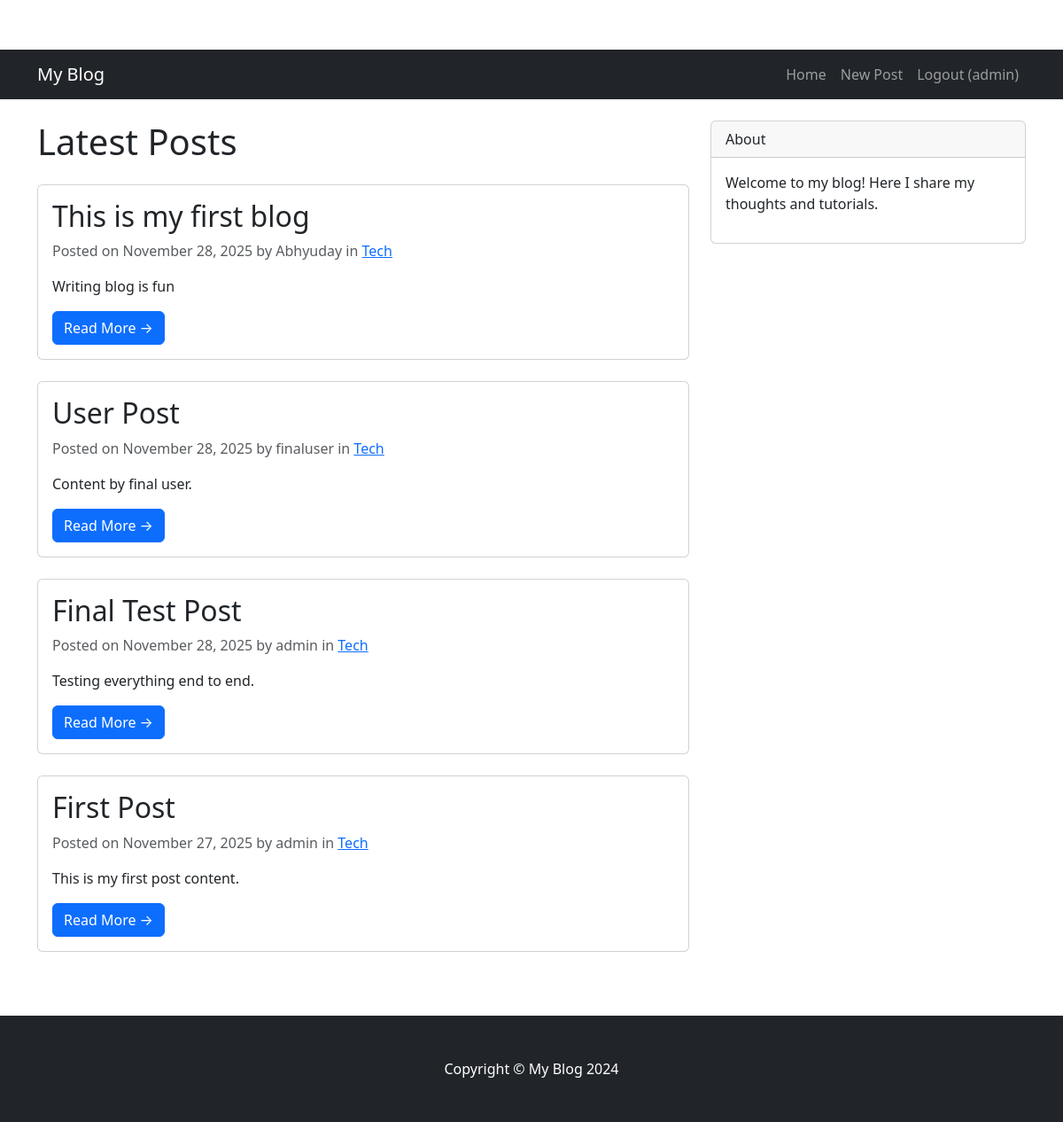
The app's page / (signed in) with its own data.
### blog/models.py (models this page shows, shortened)
class Post(models.Model):
    title = models.CharField(max_length=200)
    slug = models.SlugField(unique=True, blank=True)
    content = models.TextField()
    author = models.ForeignKey(User, on_delete=models.CASCADE)
    category = models.ForeignKey(Category, on_delete=models.SET_NULL, null=True, blank=True)
    image = models.ImageField(upload_to='posts/', blank=True, null=True)
    created_at = models.DateTimeField(auto_now_add=True)
    updated_at = models.DateTimeField(auto_now=True)

class Category(models.Model):
    name = models.CharField(max_length=100)
    slug = models.SlugField(unique=True, blank=True)
    class Meta:
        verbose_name_plural = "Categories"

### blog/views.py (the view)
# urls.py: path('', views.PostListView.as_view(), name='home'),
class PostListView(generic.ListView):
    queryset = Post.objects.order_by('-created_at')
    template_name = 'blog/post_list.html'
    context_object_name = 'posts'

### templates/blog/post_list.html (shortened to what this page needs)
{% extends 'base.html' %}
{% block content %}
<h1 class="mb-4">Latest Posts</h1>
{% for post in posts %}
<div class="card mb-4">
    <div class="card-body">
        <h2 class="card-title">{{ post.title }}</h2>
        <p class="card-text text-muted">
            Posted on {{ post.created_at|date:"F d, Y" }} by {{ post.author }}
            {% if post.category %}
            in <a href="{% url 'category_list' post.category.slug %}">{{ post.category.name }}</a>
            {% endif %}
        </p>
        <p class="card-text">{{ post.content|truncatewords:30 }}</p>
        <a href="{% url 'post_detail' post.slug %}" class="btn btn-primary">Read More &rarr;</a>
    </div>
</div>
{% empty %}
<p>No posts found.</p>
{% endfor %}
{% endblock %}

### templates/base.html (shortened to what this page needs)
{% load static %}
<!DOCTYPE html>
<html lang="en">
<head>
    <link rel="stylesheet" href="https://cdn.jsdelivr.net/npm/bootstrap@5.3.0/dist/css/bootstrap.min.css">
    <link rel="stylesheet" href="{% static 'css/style.css' %}">
</head>
<body>
    <nav class="navbar navbar-expand-lg navbar-dark bg-dark mb-4">
        <div class="container">
            <a class="navbar-brand" href="{% url 'home' %}">My Blog</a>
            <div class="collapse navbar-collapse" id="navbarNav">
                <ul class="navbar-nav ms-auto">
                    <li class="nav-item">
                        <a class="nav-link" href="{% url 'home' %}">Home</a>
                    </li>
                    {% if user.is_authenticated %}
                    <li class="nav-item">
                        <a class="nav-link" href="{% url 'post_create' %}">New Post</a>
                    </li>
                    <li class="nav-item">
                        <form method="post" action="{% url 'logout' %}" class="d-inline">
                            <button type="submit" class="nav-link btn btn-link" style="text-decoration: none;">Logout
                                ({{ user.username }})</button>
                        </form>
                    </li>
                    {% endif %}
                </ul>
            </div>
        </div>
    </nav>
    <div class="container">
        <div class="row">
            <div class="col-md-8">
                {% block content %}
                {% endblock %}
            </div>
            <div class="col-md-4">
                <div class="card mb-4">
                    <div class="card-header">About</div>
                    <div class="card-body">
                        <p>Welcome to my blog! Here I share my thoughts and tutorials.</p>
                    </div>
                </div>
            </div>
        </div>
    </div>
    <footer class="py-5 bg-dark mt-5">
        <div class="container">
            <p class="m-0 text-center text-white">Copyright &copy; My Blog 2024</p>
        </div>
    </footer>
</body>
</html>

### static/css/style.css (style rules this page uses)
body { padding-top: 56px; }
footer { background-color: #343a40; color: white; }

### records on screen
Post: title "This is my first blog", created_at "November 28, 2025", author "Abhyuday", category.name "Tech", content "Writing blog is fun"
Post: title "User Post", created_at "November 28, 2025", author "finaluser", category.name "Tech", content "Content by final user."
Post: title "Final Test Post", created_at "November 28, 2025", author "admin", category.name "Tech", content "Testing everything end to end."
Post: title "First Post", created_at "November 27, 2025", author "admin", category.name "Tech", content "This is my first post content."

### other values on screen
{{ user.username }} "admin"
